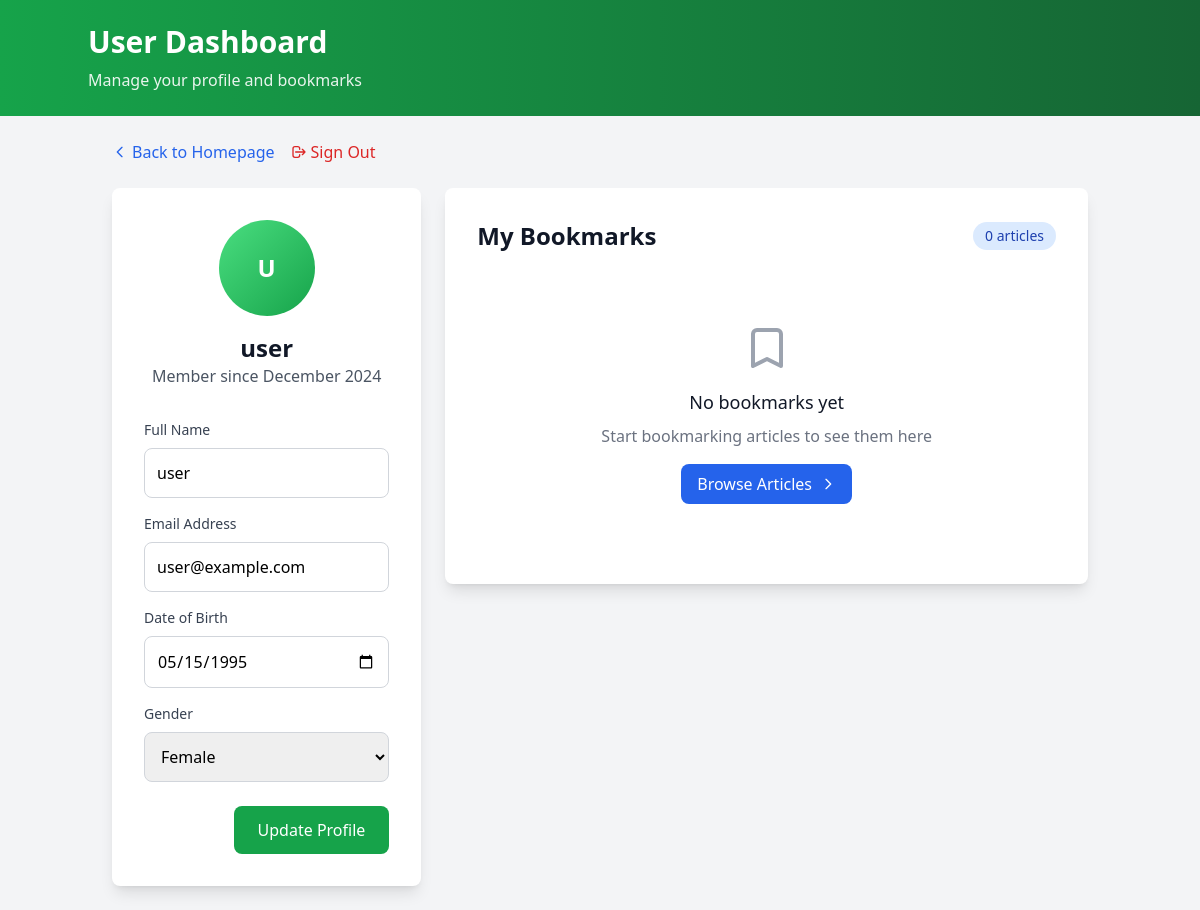
The page /user/dashboard (signed in) on the database its author committed.
### tables this page shows
CREATE TABLE `users` (
  `id` int(11) NOT NULL,
  `name` varchar(100) NOT NULL,
  `email` varchar(100) NOT NULL,
  `password` varchar(255) NOT NULL,
  `gender` enum('Male','Female','Other') NOT NULL,
  `birth_date` date NOT NULL,
  `role` enum('admin','user') DEFAULT 'user',
  `created_at` timestamp NOT NULL DEFAULT current_timestamp()
);

### app/controllers/usercontroller.php (called while the page is built, shortened)
<?php
require_once APP_PATH . '/models/interaction.php';
class UserController extends Controller {
    private $userModel;
    private $interactionModel;
    public function __construct() {
        $this->userModel = new User();
        $this->interactionModel = new Interaction();
    }
    public function dashboard() {
        $user_id = $_SESSION['user_id'];
        $user = $this->userModel->findById($user_id);
        $bookmarked_news = $this->interactionModel->getUserBookmarks($user_id);
        $this->view('user/dashboard', [
            'user' => $user,
            'bookmarked_news' => $bookmarked_news
        ]);
    }
}

### app/core/router.php (called while the page is built, shortened)
<?php
class Router {
    private $routes = [];
    public function add($route, $controller, $action, $method = 'GET') {
        $this->routes[] = [
            'route' => $route,
            'controller' => $controller,
            'action' => $action,
            'method' => $method
        ];
    }
    public function dispatch($url, $method) {
        $url = strtok($url, '?');
        foreach ($this->routes as $route) {
            if ($this->match($route['route'], $url) && $route['method'] === $method) {
                $controllerName = $route['controller'];
                $actionName = $route['action'];
                if (class_exists($controllerName)) {
                    $controller = new $controllerName();
                    if (method_exists($controller, $actionName)) {
                        return $controller->$actionName();
                    }
                }
            }
        }
    }
    private function match($route, $url) {
        $route = preg_replace('/\{([^}]+)\}/', '(?P<$1>[^/]+)', $route);
        $pattern = '#^' . $route . '$#';
        if (preg_match($pattern, $url, $matches)) {
            return true;
        }
        return false;
    }
}

### public/index.php (called while the page is built, shortened)
<?php
require_once APP_PATH . '/config/database.php';
require_once APP_PATH . '/core/router.php';
require_once APP_PATH . '/core/model.php';
require_once APP_PATH . '/models/interaction.php';
require_once APP_PATH . '/controllers/usercontroller.php';
$router = new Router();
$router->add('/', 'NewsController', 'index');
$router->add('/news/{id}', 'NewsController', 'detail');
$router->add('/auth/login', 'AuthController', 'login');
$router->add('/auth/login', 'AuthController', 'login', 'POST');
$router->add('/auth/register', 'AuthController', 'register');
$router->add('/auth/register', 'AuthController', 'register', 'POST');
$router->add('/auth/logout', 'AuthController', 'logout');
$router->add('/user/dashboard', 'UserController', 'dashboard');
$router->add('/user/dashboard', 'UserController', 'dashboard', 'POST');
$router->add('/user/remove-bookmark', 'UserController', 'removeBookmark', 'POST');
$router->add('/admin', 'AdminController', 'dashboard');
$router->add('/admin/dashboard', 'AdminController', 'dashboard');
$router->add('/admin/news-list', 'AdminController', 'newsList');
$router->add('/admin/add-news', 'AdminController', 'addNews');
$router->add('/admin/add-news', 'AdminController', 'addNews', 'POST');
$router->add('/admin/edit-news', 'AdminController', 'editNews');
$router->add('/admin/edit-news', 'AdminController', 'editNews', 'POST');
$router->add('/admin/delete-news', 'AdminController', 'deleteNews', 'POST');
$router->add('/admin/news', 'AdminController', 'newsList');
$router->add('/admin/news/add', 'AdminController', 'addNews');
$router->add('/admin/news/add', 'AdminController', 'addNews', 'POST');
$router->add('/admin/news/edit/{id}', 'AdminController', 'editNews');
$router->add('/admin/news/edit/{id}', 'AdminController', 'editNews', 'POST');
$router->add('/admin/news/delete/{id}', 'AdminController', 'deleteNews', 'POST');
$router->add('/admin/category/list', 'CategoryController', 'listCategories');
$router->add('/admin/category/add', 'CategoryController', 'addCategory', 'POST');
$router->add('/admin/category/edit', 'CategoryController', 'editCategory', 'POST');
$router->add('/admin/category/delete', 'CategoryController', 'deleteCategory', 'POST');
$router->add('/interactions/toggle-like', 'InteractionController', 'toggleLike', 'POST');
$router->add('/interactions/toggle-bookmark', 'InteractionController', 'toggleBookmark', 'POST');
$router->add('/interactions/add-comment', 'InteractionController', 'addComment', 'POST');
$router->add('/interactions/delete-comment', 'InteractionController', 'deleteComment', 'POST');
try {
    $url = parse_url($_SERVER['REQUEST_URI'], PHP_URL_PATH);
    $method = $_SERVER['REQUEST_METHOD'];
    $router->dispatch($url, $method);
} catch (Exception $e) {
    error_log("Router Error: " . $e->getMessage());
    http_response_code(500);
    if (file_exists(APP_PATH . '/views/errors/500.php')) {
        require_once APP_PATH . '/views/errors/500.php';
    } else {
        echo '<h1>500 - Internal Server Error</h1>';
        echo '<p>Something went wrong. Please try again later.</p>';
    }
}

### app/config/database.php (called while the page is built)
<?php
class Database {
    private static $instance = null;
    private $connection;
    private $host = 'localhost';
    private $username = 'root';
    private $password = '';
    private $database = 'news_portal';
    private function __construct() {
        try {
            $this->connection = new PDO(
                "mysql:host={$this->host};dbname={$this->database}",
                $this->username,
                $this->password,
                [
                    PDO::ATTR_ERRMODE => PDO::ERRMODE_EXCEPTION,
                    PDO::ATTR_DEFAULT_FETCH_MODE => PDO::FETCH_ASSOC
                ]
            );
        } catch (PDOException $e) {
            die("Connection failed: " . $e->getMessage());
        }
    }
    public static function getInstance() {
        if (self::$instance === null) {
            self::$instance = new self();
        }
        return self::$instance;
    }
    public function getConnection() {
        return $this->connection;
    }
}

### app/core/model.php (called while the page is built, shortened)
<?php
abstract class Model {
    protected $db;
    protected $table;
    public function __construct() {
        $this->db = Database::getInstance()->getConnection();
    }
    public function findById($id) {
        $stmt = $this->db->prepare("SELECT * FROM {$this->table} WHERE id = ?");
        $stmt->execute([$id]);
        return $stmt->fetch();
    }
}

### app/models/interaction.php (called while the page is built, shortened)
<?php
require_once APP_PATH . '/core/model.php';
class Interaction extends Model {
    public function getUserBookmarks($user_id) {
        $stmt = $this->db->prepare("
            SELECT news.*, interactions.created_at as bookmarked_at,
                   categories.name as categoryName
            FROM interactions
            INNER JOIN news ON interactions.news_id = news.id
            INNER JOIN categories ON news.category_id = categories.id
            WHERE interactions.user_id = ? AND interactions.type = 'bookmark'
            ORDER BY interactions.created_at DESC
        ");
        $stmt->execute([$user_id]);
        return $stmt->fetchAll(PDO::FETCH_ASSOC);
    }
}

### app/views/user/dashboard.php (the view, shortened to what this page needs)
<?php
require_once APP_PATH . '/views/layouts/header.php';
?>
<header class="bg-gradient-to-r from-green-600 to-green-800 text-white p-6">
    <div class="container mx-auto">
        <h1 class="text-3xl font-bold">User Dashboard</h1>
        <p class="mt-2 opacity-90">Manage your profile and bookmarks</p>
    </div>
</header>
<div class="container mx-auto p-6">
    <div class="max-w-6xl mx-auto">
        <div class="flex space-x-4 mb-6">
            <a href="/" class="text-blue-600 hover:text-blue-800 flex items-center">
                <svg class="w-4 h-4 mr-1" fill="none" stroke="currentColor" viewBox="0 0 24 24">
                    <path stroke-linecap="round" stroke-linejoin="round" stroke-width="2" d="M15 19l-7-7 7-7"></path>
                </svg>
                Back to Homepage
            </a>
            <a href="/auth/logout" class="text-red-600 hover:text-red-800 ml-auto flex items-center">
                <svg class="w-4 h-4 mr-1" fill="none" stroke="currentColor" viewBox="0 0 24 24">
                    <path stroke-linecap="round" stroke-linejoin="round" stroke-width="2" d="M17 16l4-4m0 0l-4-4m4 4H7m6 4v1a3 3 0 01-3 3H6a3 3 0 01-3-3V7a3 3 0 013-3h4a3 3 0 013 3v1"></path>
                </svg>
                Sign Out
            </a>
        </div>
        <div class="grid grid-cols-1 lg:grid-cols-3 gap-6">
            <div class="lg:col-span-1">
                <div class="bg-white rounded-lg shadow-lg p-8">
                    <div class="text-center mb-8">
                        <div class="w-24 h-24 bg-gradient-to-br from-green-400 to-green-600 rounded-full mx-auto mb-4 flex items-center justify-center">
                            <span class="text-white text-2xl font-bold">
                                <?= strtoupper(substr($user['name'] ?? 'U', 0, 1)) ?>
                            </span>
                        </div>
                        <h2 class="text-2xl font-bold text-gray-900"><?= htmlspecialchars($user['name'] ?? 'User') ?></h2>
                        <p class="text-gray-600">Member since <?= date('F Y', strtotime($user['created_at'] ?? 'now')) ?></p>
                    </div>
                    <form action="/user/dashboard" method="POST" class="space-y-6">
                        <div class="space-y-4">
                            <div>
                                <label for="name" class="block text-sm font-medium text-gray-700 mb-2">Full Name</label>
                                <input type="text" name="name" id="name" required
                                       value="<?= htmlspecialchars($user['name']) ?>"
                                       class="w-full p-3 border border-gray-300 rounded-lg focus:ring-2 focus:ring-green-500 focus:border-transparent">
                            </div>
                            <div>
                                <label for="email" class="block text-sm font-medium text-gray-700 mb-2">Email Address</label>
                                <input type="email" name="email" id="email" required
                                       value="<?= htmlspecialchars($user['email']) ?>"
                                       class="w-full p-3 border border-gray-300 rounded-lg focus:ring-2 focus:ring-green-500 focus:border-transparent">
                            </div>
                            <div>
                                <label for="birth_date" class="block text-sm font-medium text-gray-700 mb-2">Date of Birth</label>
                                <input type="date" name="birth_date" id="birth_date"
                                    value="<?= $user['birth_date'] ?>"
                                    class="w-full p-3 border border-gray-300 rounded-lg focus:ring-2 focus:ring-green-500 focus:border-transparent">
                            </div>
                            <div>
                                <label for="gender" class="block text-sm font-medium text-gray-700 mb-2">Gender</label>
                                <select name="gender" id="gender" required
                                        class="w-full p-3 border border-gray-300 rounded-lg focus:ring-2 focus:ring-green-500 focus:border-transparent">
                                    <option value="Female" <?= $user['gender'] === 'Female' ? 'selected' : '' ?>>Female</option>
                                </select>
                            </div>
                        </div>
                        <div class="flex justify-end">
                            <button type="submit"
                                    class="px-6 py-3 bg-green-600 text-white rounded-lg hover:bg-green-700 focus:ring-2 focus:ring-green-500">
                                Update Profile
                            </button>
                        </div>
                    </form>
                </div>
            </div>
            <div class="lg:col-span-2">
                <div class="bg-white rounded-lg shadow-lg p-8">
                    <div class="flex items-center justify-between mb-6">
                        <h3 class="text-2xl font-bold text-gray-900">My Bookmarks</h3>
                        <span class="bg-blue-100 text-blue-800 text-sm font-medium px-3 py-1 rounded-full">
                            <?= count($bookmarked_news) ?> articles
                        </span>
                    </div>
                    <?php if (empty($bookmarked_news)): ?>
                        <div class="text-center py-12">
                            <svg class="mx-auto h-12 w-12 text-gray-400 mb-4" fill="none" viewBox="0 0 24 24" stroke="currentColor">
                                <path stroke-linecap="round" stroke-linejoin="round" stroke-width="2" d="M5 5a2 2 0 012-2h10a2 2 0 012 2v16l-7-3.5L5 21V5z"></path>
                            </svg>
                            <h4 class="text-lg font-medium text-gray-900 mb-2">No bookmarks yet</h4>
                            <p class="text-gray-500 mb-4">Start bookmarking articles to see them here</p>
                            <a href="/" class="inline-flex items-center px-4 py-2 bg-blue-600 text-white rounded-lg hover:bg-blue-700">
                                Browse Articles
                                <svg class="w-4 h-4 ml-2" fill="none" stroke="currentColor" viewBox="0 0 24 24">
                                    <path stroke-linecap="round" stroke-linejoin="round" stroke-width="2" d="M9 5l7 7-7 7"></path>
                                </svg>
                            </a>
                        </div>
                    <?php endif; ?>
                </div>
            </div>
        </div>
    </div>
</div>

### rows shown on the page
users: name "U", name "user", created_at "December 2024", email "user@example.com", birth_date "05/15/1995", gender "Female"

### other values the page prints
count($bookmarked_news) "0"
